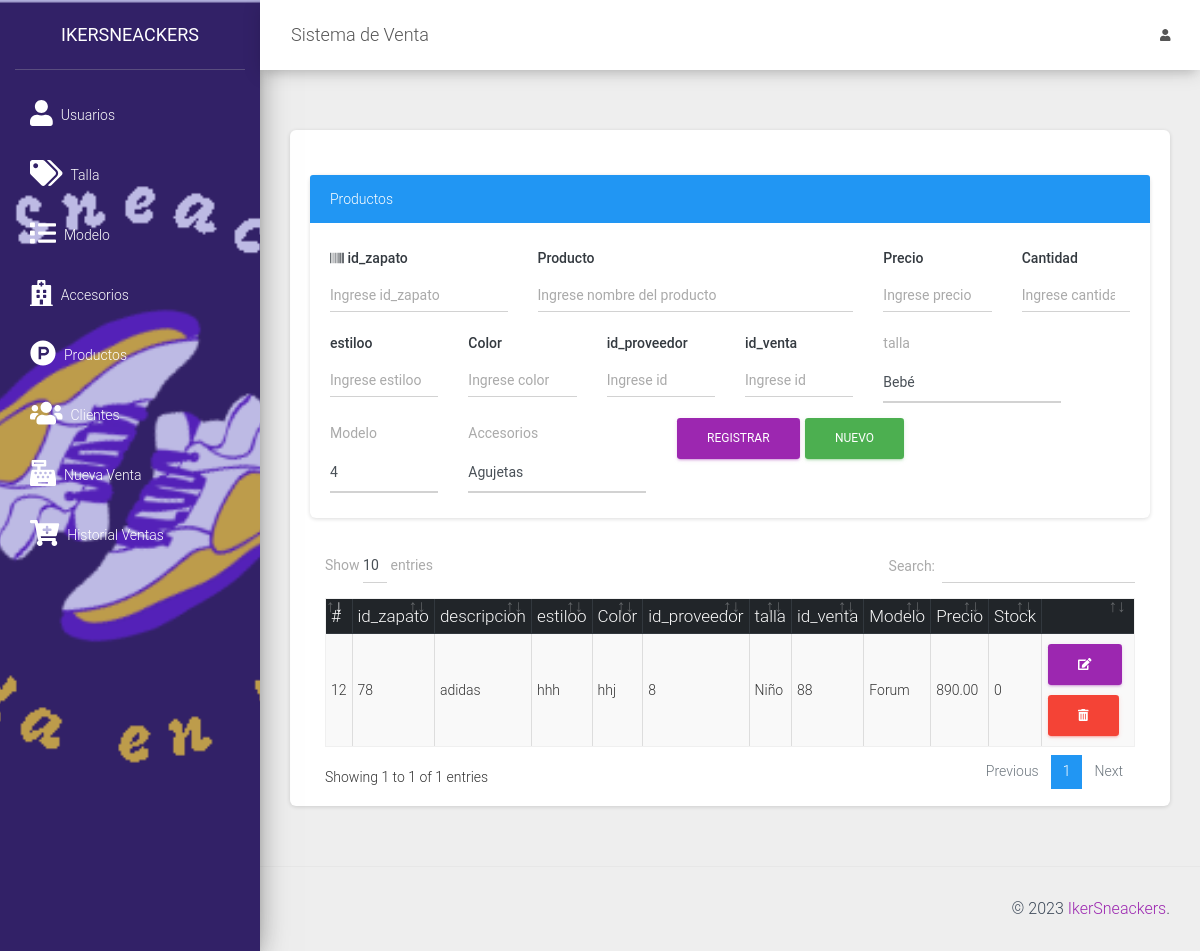
The page /src/productos.php (signed in) on the database its author committed.
### tables this page shows
CREATE TABLE `producto` (
  `codproducto` int(11) NOT NULL,
  `id_zapato` varchar(20) NOT NULL,
  `descripcion` varchar(200) NOT NULL,
  `precio` decimal(10,2) NOT NULL,
  `existencia` int(11) NOT NULL,
  `id_lab` int(11) NOT NULL,
  `id_presentacion` int(11) NOT NULL,
  `id_tipo` int(11) NOT NULL,
  `estiloo` varchar(50) NOT NULL,
  `color` varchar(50) NOT NULL,
  `id_proveedor` varchar(50) NOT NULL,
  `id_venta` int(50) NOT NULL,
  `vencimiento` varchar(20) NOT NULL
);

CREATE TABLE `categorias` (
  `id` int(11) NOT NULL,
  `talla` varchar(50) NOT NULL
);

CREATE TABLE `modelo` (
  `id` int(11) NOT NULL,
  `nombre` varchar(100) NOT NULL,
  `lanzamiento` varchar(10) NOT NULL
);

### src/productos.php (the view, shortened to what this page needs)
<?php
include "../conexion.php";
include_once "includes/header.php";
?>
<div class="card shadow-lg">
    <div class="card-body">
        <div class="row">
            <div class="col-md-12">
                <div class="card shadow-lg">
                    <div class="card-header bg-primary text-white">
                        Productos
                    </div>
                    <div class="card-body">
                        <form action="" method="post" autocomplete="off" id="formulario">
                            <div class="row">
                                <div class="col-md-3">
                                    <div class="form-group">
                                        <label for="id_zapato" class=" text-dark font-weight-bold"><i class="fas fa-barcode"></i> id_zapato </label>
                                        <input type="text" placeholder="Ingrese id_zapato" name="id_zapato" id="id_zapato" class="form-control">
                                    </div>
                                </div>
                                <div class="col-md-5">
                                    <div class="form-group">
                                        <label for="producto" class=" text-dark font-weight-bold">Producto</label>
                                        <input type="text" placeholder="Ingrese nombre del producto" name="producto" id="producto" class="form-control">
                                    </div>
                                </div>
                                <div class="col-md-2">
                                    <div class="form-group">
                                        <label for="precio" class=" text-dark font-weight-bold">Precio</label>
                                        <input type="text" placeholder="Ingrese precio" class="form-control" name="precio" id="precio">
                                    </div>
                                </div>
                                <div class="col-md-2">
                                    <div class="form-group">
                                        <label for="cantidad" class=" text-dark font-weight-bold">Cantidad</label>
                                        <input type="number" placeholder="Ingrese cantidad" class="form-control" name="cantidad" id="cantidad">
                                    </div>
                                </div>
                                <div class="col-md-2">
                                    <div class="form-group">
                                        <label for="estiloo" class=" text-dark font-weight-bold">estiloo</label>
                                        <input type="text" placeholder="Ingrese estiloo" class="form-control" name="estiloo" id="estiloo">
                                    </div>
                                </div>
                                <div class="col-md-2">
                                    <div class="form-group">
                                        <label for="color" class=" text-dark font-weight-bold">Color</label>
                                        <input type="text" placeholder="Ingrese color" class="form-control" name="color" id="color">
                                    </div>
                                </div>
                                <div class="col-md-2">
                                    <div class="form-group">
                                        <label for="id_proveedor" class=" text-dark font-weight-bold">id_proveedor</label>
                                        <input type="text" placeholder="Ingrese id" class="form-control" name="id_proveedor" id="id_proveedor">
                                    </div>
                                </div>
                                <div class="col-md-2">
                                    <div class="form-group">
                                        <label for="id_venta" class=" text-dark font-weight-bold">id_venta</label>
                                        <input type="text" placeholder="Ingrese id" class="form-control" name="id_venta" id="id_venta">
                                    </div>
                                </div>
                                <div class="col-md-3">
                                    <div class="form-group">
                                        <label for="tipo">talla</label>
                                        <select id="tipo" class="form-control" name="tipo" required>
                                            <?php
                                            $query_tipo = mysqli_query($conexion, "SELECT * FROM categorias");
                                            while ($datos = mysqli_fetch_assoc($query_tipo)) { ?>
                                                <option value="<?php echo $datos['id'] ?>"><?php echo $datos['talla'] ?></option>
                                            <?php } ?>
                                        </select>
                                    </div>
                                </div>
                                <div class="col-md-2">
                                    <div class="form-group">
                                        <label for="presentacion">Modelo</label>
                                        <select id="presentacion" class="form-control" name="presentacion" required>
                                            <?php
                                            $query_pre = mysqli_query($conexion, "SELECT * FROM modelo");
                                            while ($datos = mysqli_fetch_assoc($query_pre)) { ?>
                                                <option value="<?php echo $datos['id'] ?>"><?php echo $datos['nombre'] ?></option>
                                            <?php } ?>
                                        </select>
                                    </div>
                                </div>
                                <div class="col-md-3">
                                    <div class="form-group">
                                        <label for="laboratorio">Accesorios</label>
                                        <select id="laboratorio" class="form-control" name="laboratorio" required>
                                            <?php
                                            $query_lab = mysqli_query($conexion, "SELECT * FROM accesorios");
                                            while ($datos = mysqli_fetch_assoc($query_lab)) { ?>
                                                <option value="<?php echo $datos['id'] ?>"><?php echo $datos['nombre'] ?></option>
                                            <?php } ?>
                                        </select>
                                    </div>
                                </div>
                                <div class="col-md-6">
                                    <input type="submit" value="Registrar" class="btn btn-primary" id="btnAccion">
                                    <input type="button" value="Nuevo" onclick="limpiar()" class="btn btn-success" id="btnNuevo">
                                </div>
                            </div>
                        </form>
                    </div>
                </div>
            </div>
        </div>
        <div class="col-md-12">
            <div class="table-responsive">
                <table class="table table-striped table-bordered" id="tbl">
                    <thead class="thead-dark">
                        <tr>
                            <th>#</th>
                            <th>id_zapato</th>
                            <th>descripcion</th>
                            <th>estiloo</th>
                            <th>Color</th>
                            <th>id_proveedor</th>
                            <th>talla</th>
                            <th>id_venta</th>
                            <th>Modelo</th>
                            <th>Precio</th>
                            <th>Stock</th>
                            <th></th>
                        </tr>
                    </thead>
                    <tbody>
                        <?php
                        include "../conexion.php";
                        $query = mysqli_query($conexion, "SELECT p.*, t.id, t.talla, pr.id, pr.nombre FROM producto p INNER JOIN categorias t ON p.id_tipo = t.id INNER JOIN modelo pr ON p.id_presentacion = pr.id");
                        $result = mysqli_num_rows($query);
                        if ($result > 0) {
                            while ($data = mysqli_fetch_assoc($query)) { ?>
                                <tr>
                                    <td><?php echo $data['codproducto']; ?></td>
                                    <td><?php echo $data['id_zapato']; ?></td>
                                    <td><?php echo $data['descripcion']; ?></td>
                                    <td><?php echo $data['estiloo']; ?></td>
                                    <td><?php echo $data['color']; ?></td>
                                    <td><?php echo $data['id_proveedor']; ?></td>
                                    <td><?php echo $data['talla']; ?></td>
                                    <td><?php echo $data['id_venta']; ?></td>
                                    <td><?php echo $data['nombre']; ?></td>
                                    <td><?php echo $data['precio']; ?></td>
                                    <td><?php echo $data['existencia']; ?></td>
                                    <td>
                                        <a href="#" onclick="editarProducto(<?php echo $data['codproducto']; ?>)" class="btn btn-primary"><i class='fas fa-edit'></i></a>
                                        <form action="eliminar_producto.php?id=<?php echo $data['codproducto']; ?>" method="post" class="confirmar d-inline">
                                            <button class="btn btn-danger" type="submit"><i class='fas fa-trash-alt'></i> </button>
                                        </form>
                                    </td>
                                </tr>
                        <?php }
                        } ?>
                    </tbody>
                </table>
            </div>
        </div>
    </div>
</div>
<?php include_once "includes/footer.php"; ?>

### rows shown on the page
producto: codproducto "12", id_zapato "78", descripcion "adidas", estiloo "hhh", color "hhj", id_proveedor "8", categorias.talla "Niño", id_venta "88", modelo.nombre "Forum", precio "890.00", existencia "0"

### other values the page prints
form field tipo "Bebé"
form field presentacion "4"
form field laboratorio "Agujetas"
